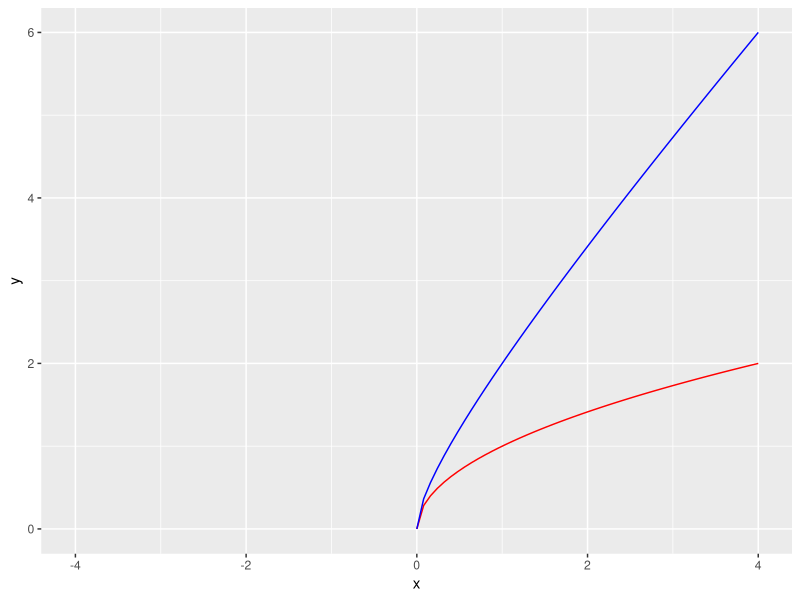

This figure's R source:
library(tidyverse)

fun.1 <- function(x) sqrt(x)
fun.2 <- function(x) sqrt(x) + x

tibble(x = c(-4, 4)) %>%
  ggplot(aes(x = x)) +
  stat_function(fun = fun.1, color = 'red') +
  stat_function(fun = fun.2, color = 'blue')
